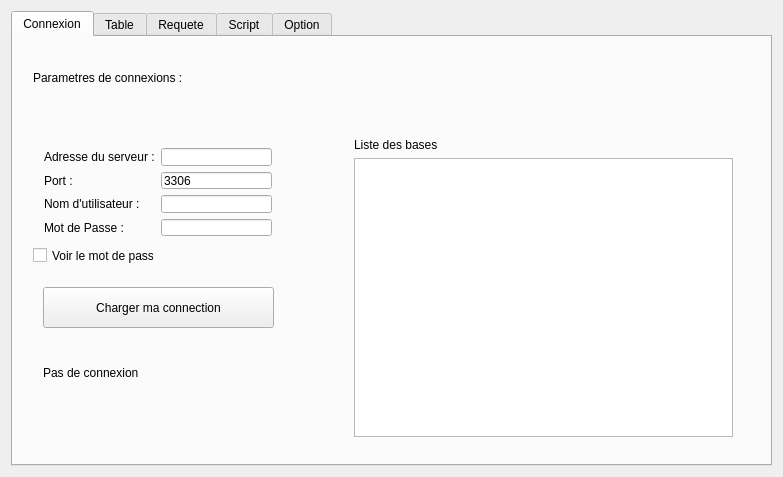
<?xml version="1.0" encoding="UTF-8"?>
<ui version="4.0">
 <class>MainWindow</class>
 <widget class="QMainWindow" name="MainWindow">
  <property name="geometry">
   <rect>
    <x>0</x>
    <y>0</y>
    <width>783</width>
    <height>477</height>
   </rect>
  </property>
  <property name="windowTitle">
   <string>StormCrow</string>
  </property>
  <widget class="QWidget" name="centralWidget">
   <layout class="QVBoxLayout" name="verticalLayout_31">
    <item>
     <widget class="QTabWidget" name="tabWidget">
      <property name="styleSheet">
       <string notr="true">background:linear-gradient(blue,black);</string>
      </property>
      <property name="currentIndex">
       <number>0</number>
      </property>
      <widget class="QWidget" name="tab">
       <attribute name="title">
        <string>Connexion</string>
       </attribute>
       <widget class="QLabel" name="label">
        <property name="geometry">
         <rect>
          <x>20</x>
          <y>20</y>
          <width>251</width>
          <height>41</height>
         </rect>
        </property>
        <property name="styleSheet">
         <string notr="true">font: 14pt &quot;Liberation Serif&quot;;</string>
        </property>
        <property name="text">
         <string>Parametres de connexions :</string>
        </property>
       </widget>
       <widget class="QLabel" name="labelConnexion">
        <property name="geometry">
         <rect>
          <x>30</x>
          <y>300</y>
          <width>211</width>
          <height>71</height>
         </rect>
        </property>
        <property name="text">
         <string>Pas de connexion</string>
        </property>
       </widget>
       <widget class="QWidget" name="layoutWidget">
        <property name="geometry">
         <rect>
          <x>20</x>
          <y>100</y>
          <width>250</width>
          <height>110</height>
         </rect>
        </property>
        <layout class="QHBoxLayout" name="horizontalLayout">
         <item>
          <layout class="QVBoxLayout" name="verticalLayout_2">
           <item>
            <widget class="QLabel" name="label_2">
             <property name="text">
              <string>Adresse du serveur :</string>
             </property>
            </widget>
           </item>
           <item>
            <widget class="QLabel" name="label_15">
             <property name="text">
              <string>Port :</string>
             </property>
            </widget>
           </item>
           <item>
            <widget class="QLabel" name="label_16">
             <property name="text">
              <string>Nom d'utilisateur :</string>
             </property>
            </widget>
           </item>
           <item>
            <widget class="QLabel" name="label_4">
             <property name="text">
              <string>Mot de Passe : </string>
             </property>
            </widget>
           </item>
          </layout>
         </item>
         <item>
          <layout class="QVBoxLayout" name="verticalLayout">
           <item>
            <widget class="QLineEdit" name="lineEditAdresse">
             <property name="text">
              <string/>
             </property>
            </widget>
           </item>
           <item>
            <widget class="QLineEdit" name="lineEditPort">
             <property name="text">
              <string>3306</string>
             </property>
            </widget>
           </item>
           <item>
            <widget class="QLineEdit" name="lineEditNomU">
             <property name="text">
              <string/>
             </property>
            </widget>
           </item>
           <item>
            <widget class="QLineEdit" name="lineEditMdp">
             <property name="text">
              <string/>
             </property>
            </widget>
           </item>
          </layout>
         </item>
        </layout>
       </widget>
       <widget class="QWidget" name="layoutWidget">
        <property name="geometry">
         <rect>
          <x>330</x>
          <y>90</y>
          <width>401</width>
          <height>321</height>
         </rect>
        </property>
        <layout class="QVBoxLayout" name="verticalLayout_3">
         <item>
          <widget class="QLabel" name="label_6">
           <property name="text">
            <string>Liste des bases </string>
           </property>
          </widget>
         </item>
         <item>
          <widget class="QListWidget" name="listWidgetConnexion">
           <property name="alternatingRowColors">
            <bool>true</bool>
           </property>
          </widget>
         </item>
        </layout>
       </widget>
       <widget class="QPushButton" name="pushButtonChargerConnect">
        <property name="geometry">
         <rect>
          <x>30</x>
          <y>250</y>
          <width>231</width>
          <height>41</height>
         </rect>
        </property>
        <property name="text">
         <string>Charger ma connection</string>
        </property>
       </widget>
       <widget class="QCheckBox" name="checkBox">
        <property name="geometry">
         <rect>
          <x>20</x>
          <y>210</y>
          <width>121</width>
          <height>17</height>
         </rect>
        </property>
        <property name="text">
         <string>Voir le mot de passe </string>
        </property>
       </widget>
      </widget>
      <widget class="QWidget" name="tab_2">
       <attribute name="title">
        <string>Table</string>
       </attribute>
       <widget class="QTableView" name="tableViewCOntenuTables">
        <property name="geometry">
         <rect>
          <x>11</x>
          <y>49</y>
          <width>731</width>
          <height>371</height>
         </rect>
        </property>
        <attribute name="horizontalHeaderCascadingSectionResizes">
         <bool>false</bool>
        </attribute>
        <attribute name="horizontalHeaderMinimumSectionSize">
         <number>19</number>
        </attribute>
        <attribute name="horizontalHeaderShowSortIndicator" stdset="0">
         <bool>false</bool>
        </attribute>
        <attribute name="horizontalHeaderStretchLastSection">
         <bool>true</bool>
        </attribute>
       </widget>
       <widget class="QLabel" name="label_7">
        <property name="geometry">
         <rect>
          <x>9</x>
          <y>408</y>
          <width>16</width>
          <height>16</height>
         </rect>
        </property>
        <property name="text">
         <string/>
        </property>
       </widget>
       <widget class="QComboBox" name="comboBoxTables">
        <property name="geometry">
         <rect>
          <x>328</x>
          <y>8</y>
          <width>411</width>
          <height>30</height>
         </rect>
        </property>
        <property name="minimumSize">
         <size>
          <width>0</width>
          <height>30</height>
         </size>
        </property>
       </widget>
       <widget class="QLabel" name="label_3">
        <property name="geometry">
         <rect>
          <x>200</x>
          <y>20</y>
          <width>111</width>
          <height>16</height>
         </rect>
        </property>
        <property name="text">
         <string>Liste des tables : </string>
        </property>
       </widget>
       <widget class="QLabel" name="label_5">
        <property name="geometry">
         <rect>
          <x>10</x>
          <y>20</y>
          <width>40</width>
          <height>16</height>
         </rect>
        </property>
        <property name="maximumSize">
         <size>
          <width>40</width>
          <height>16777215</height>
         </size>
        </property>
        <property name="text">
         <string>Base : </string>
        </property>
       </widget>
       <widget class="QLabel" name="labelBaseName">
        <property name="geometry">
         <rect>
          <x>60</x>
          <y>20</y>
          <width>91</width>
          <height>16</height>
         </rect>
        </property>
        <property name="maximumSize">
         <size>
          <width>700</width>
          <height>16777215</height>
         </size>
        </property>
        <property name="text">
         <string/>
        </property>
       </widget>
      </widget>
      <widget class="QWidget" name="tab_3">
       <attribute name="title">
        <string>Requete</string>
       </attribute>
       <widget class="QTableView" name="tableViewRequette">
        <property name="geometry">
         <rect>
          <x>30</x>
          <y>170</y>
          <width>711</width>
          <height>231</height>
         </rect>
        </property>
        <attribute name="horizontalHeaderStretchLastSection">
         <bool>true</bool>
        </attribute>
       </widget>
       <widget class="QWidget" name="layoutWidget">
        <property name="geometry">
         <rect>
          <x>37</x>
          <y>120</y>
          <width>701</width>
          <height>32</height>
         </rect>
        </property>
        <layout class="QHBoxLayout" name="horizontalLayout_4">
         <item>
          <spacer name="horizontalSpacer">
           <property name="orientation">
            <enum>Qt::Horizontal</enum>
           </property>
           <property name="sizeHint" stdset="0">
            <size>
             <width>40</width>
             <height>20</height>
            </size>
           </property>
          </spacer>
         </item>
         <item>
          <widget class="QPushButton" name="pushButtonEnvoyerRequette">
           <property name="minimumSize">
            <size>
             <width>0</width>
             <height>30</height>
            </size>
           </property>
           <property name="text">
            <string>Envoyer</string>
           </property>
          </widget>
         </item>
        </layout>
       </widget>
       <widget class="QTextEdit" name="textEditRequetteResult">
        <property name="geometry">
         <rect>
          <x>30</x>
          <y>170</y>
          <width>711</width>
          <height>231</height>
         </rect>
        </property>
        <property name="html">
         <string>&lt;!DOCTYPE HTML PUBLIC &quot;-//W3C//DTD HTML 4.0//EN&quot; &quot;http://www.w3.org/TR/REC-html40/strict.dtd&quot;&gt;
&lt;html&gt;&lt;head&gt;&lt;meta name=&quot;qrichtext&quot; content=&quot;1&quot; /&gt;&lt;style type=&quot;text/css&quot;&gt;
p, li { white-space: pre-wrap; }
&lt;/style&gt;&lt;/head&gt;&lt;body style=&quot; font-family:'MS Shell Dlg 2'; font-size:8.25pt; font-weight:400; font-style:normal;&quot;&gt;
&lt;p style=&quot;-qt-paragraph-type:empty; margin-top:12px; margin-bottom:12px; margin-left:0px; margin-right:0px; -qt-block-indent:0; text-indent:0px; font-family:'Sans Serif'; font-size:9pt;&quot;&gt;&lt;br /&gt;&lt;/p&gt;&lt;/body&gt;&lt;/html&gt;</string>
        </property>
       </widget>
       <widget class="QTextEdit" name="textEditRequette">
        <property name="geometry">
         <rect>
          <x>33</x>
          <y>37</y>
          <width>709</width>
          <height>70</height>
         </rect>
        </property>
        <property name="html">
         <string>&lt;!DOCTYPE HTML PUBLIC &quot;-//W3C//DTD HTML 4.0//EN&quot; &quot;http://www.w3.org/TR/REC-html40/strict.dtd&quot;&gt;
&lt;html&gt;&lt;head&gt;&lt;meta name=&quot;qrichtext&quot; content=&quot;1&quot; /&gt;&lt;style type=&quot;text/css&quot;&gt;
p, li { white-space: pre-wrap; }
&lt;/style&gt;&lt;/head&gt;&lt;body style=&quot; font-family:'MS Shell Dlg 2'; font-size:8.25pt; font-weight:400; font-style:normal;&quot;&gt;
&lt;p style=&quot; margin-top:12px; margin-bottom:12px; margin-left:0px; margin-right:0px; -qt-block-indent:0; text-indent:0px;&quot;&gt;&lt;span style=&quot; font-family:'Sans Serif'; font-size:9pt; font-style:italic; color:#999999;&quot;&gt;Tapez votre requette : &lt;/span&gt;&lt;/p&gt;&lt;/body&gt;&lt;/html&gt;</string>
        </property>
       </widget>
       <widget class="QWidget" name="layoutWidget">
        <property name="geometry">
         <rect>
          <x>35</x>
          <y>15</y>
          <width>201</width>
          <height>16</height>
         </rect>
        </property>
        <layout class="QHBoxLayout" name="horizontalLayout_2">
         <item>
          <widget class="QLabel" name="label_9">
           <property name="text">
            <string>Base :</string>
           </property>
          </widget>
         </item>
         <item>
          <widget class="QLabel" name="labelNomBase2">
           <property name="text">
            <string/>
           </property>
          </widget>
         </item>
        </layout>
       </widget>
      </widget>
      <widget class="QWidget" name="tab_4">
       <attribute name="title">
        <string>Script</string>
       </attribute>
       <layout class="QVBoxLayout" name="verticalLayout_8">
        <item>
         <layout class="QVBoxLayout" name="verticalLayout_7">
          <item>
           <layout class="QHBoxLayout" name="horizontalLayout_6">
            <item>
             <widget class="QLineEdit" name="lineEditAdresseScript">
              <property name="enabled">
               <bool>true</bool>
              </property>
             </widget>
            </item>
            <item>
             <widget class="QPushButton" name="pushButtonParcourirScipt">
              <property name="enabled">
               <bool>true</bool>
              </property>
              <property name="text">
               <string>Parcourir</string>
              </property>
             </widget>
            </item>
           </layout>
          </item>
          <item>
           <layout class="QVBoxLayout" name="verticalLayout_6">
            <item>
             <widget class="QTextEdit" name="textEditScript"/>
            </item>
            <item>
             <widget class="QPushButton" name="pushButtonEnvoyerScript">
              <property name="enabled">
               <bool>false</bool>
              </property>
              <property name="minimumSize">
               <size>
                <width>0</width>
                <height>40</height>
               </size>
              </property>
              <property name="text">
               <string>Envoyer</string>
              </property>
             </widget>
            </item>
           </layout>
          </item>
         </layout>
        </item>
       </layout>
      </widget>
      <widget class="QWidget" name="tab_5">
       <attribute name="title">
        <string>Option</string>
       </attribute>
       <layout class="QVBoxLayout" name="verticalLayout_30">
        <item>
         <layout class="QVBoxLayout" name="verticalLayout_29">
          <item>
           <widget class="QLabel" name="label_43">
            <property name="text">
             <string>Vos paramètres de connection par défaut :</string>
            </property>
           </widget>
          </item>
          <item>
           <layout class="QHBoxLayout" name="horizontalLayout_19">
            <item>
             <layout class="QVBoxLayout" name="verticalLayout_26">
              <item>
               <widget class="QLabel" name="label_23">
                <property name="text">
                 <string>Adresse du serveur : </string>
                </property>
               </widget>
              </item>
              <item>
               <widget class="QLabel" name="label_36">
                <property name="text">
                 <string>Port :</string>
                </property>
               </widget>
              </item>
              <item>
               <widget class="QLabel" name="label_37">
                <property name="text">
                 <string>Nom d'utilisateur</string>
                </property>
               </widget>
              </item>
              <item>
               <widget class="QLabel" name="label_38">
                <property name="text">
                 <string>Mot de passe</string>
                </property>
               </widget>
              </item>
             </layout>
            </item>
            <item>
             <layout class="QVBoxLayout" name="verticalLayout_25">
              <item>
               <widget class="QLineEdit" name="lineEditOptionServer"/>
              </item>
              <item>
               <widget class="QLineEdit" name="lineEditOptionPort"/>
              </item>
              <item>
               <widget class="QLineEdit" name="lineEditOptionUser"/>
              </item>
              <item>
               <widget class="QLineEdit" name="lineEditMdpOption">
                <property name="echoMode">
                 <enum>QLineEdit::Password</enum>
                </property>
               </widget>
              </item>
             </layout>
            </item>
           </layout>
          </item>
         </layout>
        </item>
        <item>
         <widget class="QLabel" name="label_8">
          <property name="maximumSize">
           <size>
            <width>16777215</width>
            <height>50</height>
           </size>
          </property>
          <property name="text">
           <string/>
          </property>
         </widget>
        </item>
        <item>
         <widget class="QPushButton" name="pushButtonOkParam">
          <property name="minimumSize">
           <size>
            <width>0</width>
            <height>40</height>
           </size>
          </property>
          <property name="text">
           <string>Enregistrer</string>
          </property>
         </widget>
        </item>
       </layout>
       <zorder></zorder>
       <zorder>pushButtonOkParam</zorder>
       <zorder>label_8</zorder>
      </widget>
     </widget>
    </item>
   </layout>
  </widget>
 </widget>
 <layoutdefault spacing="6" margin="11"/>
 <resources/>
 <connections/>
</ui>
